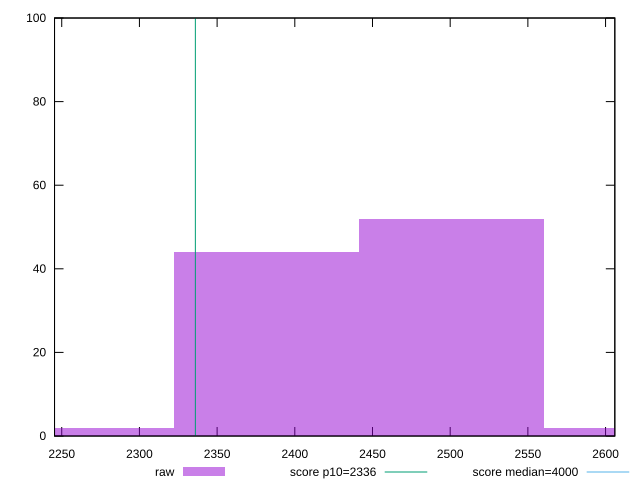

Generate this figure with gnuplot:
reset

$raw <<EOF
2500.780090459435 52
2381.695324247081 44
2619.8648566717893 2
2262.610558034727 2
EOF

set key outside below
set boxwidth 119.08476621235405
set xrange [2245.366:2605.9575000000004]
set yrange [0:100]
set trange [0:100]
set style fill transparent solid 0.5 noborder

set parametric
set terminal svg size 640, 490 enhanced background rgb 'white'
set output "report_00009_2021-02-08T22-37-41.559Z/first-meaningful-paint/samples/pages+cached+noadtech/raw/histogram.svg"

plot $raw title "raw" with boxes, \
     2336,t title "score p10=2336", \
     4000,t title "score median=4000"

reset
